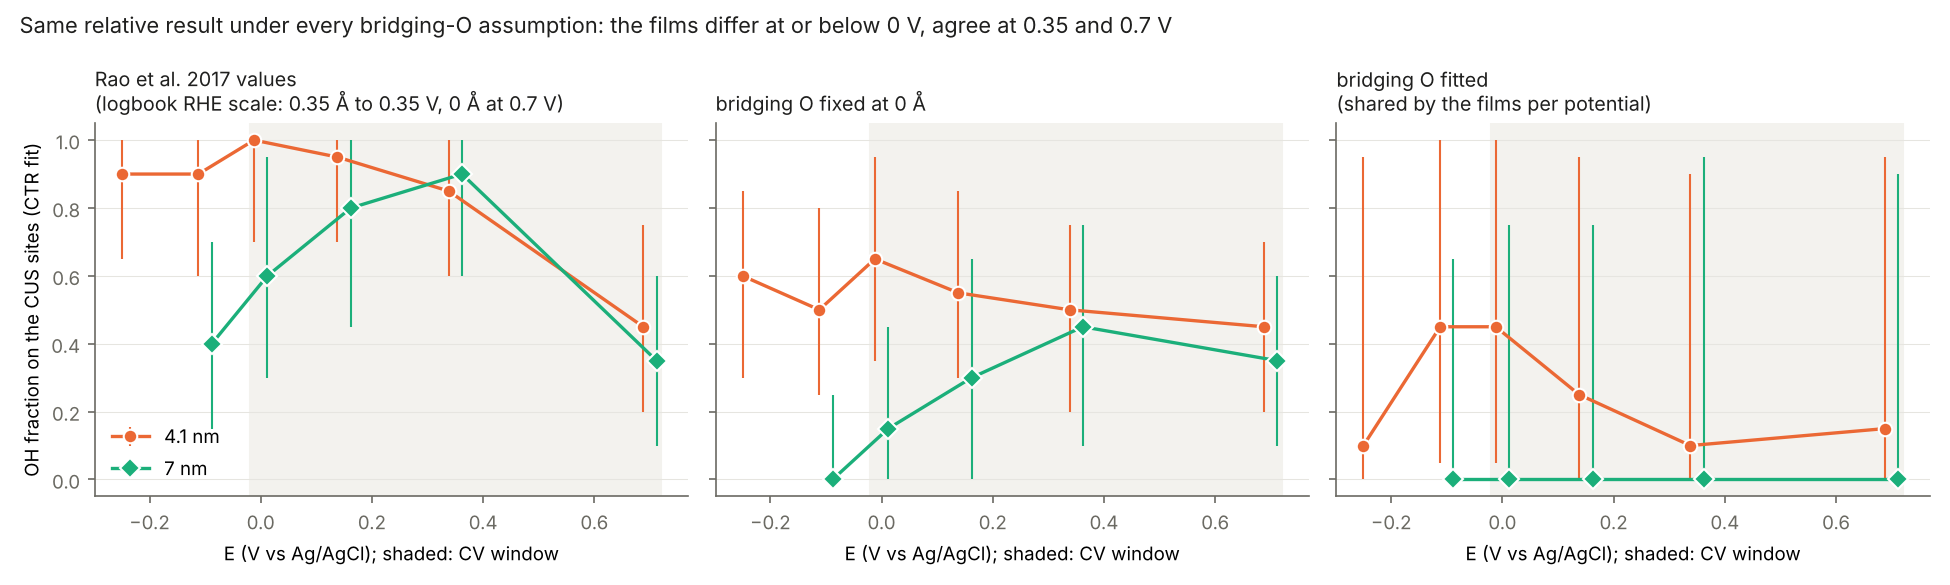

Reproduce this figure in Python.
"""OH fraction from the (0 +-1) CTR fits per film and potential under three bridging-O assumptions (profiles: best and the
range within delta chi2 <= 4 red chi2), and the film difference at each potential."""
import json, os
import numpy as np, matplotlib
matplotlib.use("Agg")
import matplotlib.pyplot as plt
here = os.path.dirname(os.path.abspath(__file__))
OH = os.path.join(here, "..", "2026-11-05_oh_fits")
summ = json.load(open(os.path.join(OH, "oh_rods_fit_summary.json")))["results"]
VAR = [("Rao et al. 2017 values\n(logbook RHE scale: 0.35 Å to 0.35 V, 0 Å at 0.7 V)", json.load(open(os.path.join(here, "ohfit_c3_summary.json")))),
       ("bridging O fixed at 0 Å", summ["B fixed 0"]), ("bridging O fitted\n(shared by the films per potential)", summ["A shared per potential"])]
COL = {"4.1 nm": "#eb6834", "7 nm": "#1baf7a"}; MK = {"4.1 nm": "o", "7 nm": "D"}
INK, MUTED, GRID = "#1f1f1e", "#6b6a63", "#e6e5e0"
plt.rcParams.update({"font.size": 9, "axes.edgecolor": MUTED, "xtick.color": MUTED, "ytick.color": MUTED,
                     "axes.spines.top": False, "axes.spines.right": False})
pots = [-0.238, -0.1, 0.0, 0.15, 0.35, 0.7]
fig, axs = plt.subplots(1, 3, figsize=(13, 3.9), sharey=True)
for ax, (name, r) in zip(axs, VAR):
    ax.axvspan(-0.02, 0.72, color="#f3f2ee", zorder=0)
    for film, off in (("4.1 nm", -0.012), ("7 nm", 0.012)):
        E, b, lo, hi = [], [], [], []
        for e in pots:
            q = r["profiles"].get(f"{film} {e:g} V")
            if q: E.append(e + off); b.append(q["best"]); lo.append(q["best"] - q["lo"]); hi.append(q["hi"] - q["best"])
        ax.errorbar(E, b, yerr=[lo, hi], fmt=MK[film] + "-", color=COL[film], ms=6.5, mec="white", mew=1, lw=1.6,
                    elinewidth=1, capsize=0, label=film)
    ax.set_title(name, loc="left", fontsize=9.5, color=INK)
    ax.set_xlabel("E (V vs Ag/AgCl); shaded: CV window")
    ax.grid(axis="y", color=GRID, lw=0.5); ax.set_axisbelow(True); ax.set_ylim(-0.05, 1.05)
axs[0].set_ylabel("OH fraction on the CUS sites (CTR fit)")
axs[0].legend(frameon=False, loc="lower left")
fig.suptitle("Same relative result under every bridging-O assumption: the films differ at or below 0 V, agree at 0.35 and 0.7 V",
             fontsize=10.5, color=INK, x=0.01, ha="left")
fig.tight_layout(); fig.savefig(os.path.join(here, "fig_variants.png"), dpi=150)
for name, r in VAR:
    d = [f"{e:+g} V: {r['profiles'][f'4.1 nm {e:g} V']['best'] - r['profiles'][f'7 nm {e:g} V']['best']:+.2f}"
         for e in (-0.1, 0.0, 0.15, 0.35, 0.7)]
    print(name.split(chr(10))[0], "| 4.1 - 7 nm:", ", ".join(d), "| red chi2", round(r["red_chi2"], 2))
